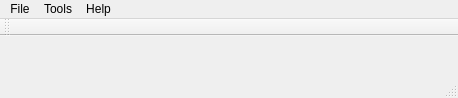
<?xml version="1.0" encoding="UTF-8"?>
<ui version="4.0">
 <author>msuarez</author>
 <class>MainWindow</class>
 <widget class="QMainWindow" name="MainWindow">
  <property name="geometry">
   <rect>
    <x>0</x>
    <y>0</y>
    <width>458</width>
    <height>98</height>
   </rect>
  </property>
  <property name="windowTitle">
   <string>Stereo Vision</string>
  </property>
  <widget class="QWidget" name="centralWidget">
   <layout class="QHBoxLayout" name="horizontalLayout"/>
  </widget>
  <widget class="QMenuBar" name="menuBar">
   <property name="geometry">
    <rect>
     <x>0</x>
     <y>0</y>
     <width>458</width>
     <height>25</height>
    </rect>
   </property>
   <widget class="QMenu" name="menuArchivo">
    <property name="title">
     <string>File</string>
    </property>
    <addaction name="actionCargar_Imagen_1"/>
    <addaction name="actionCargar_Imagen_2"/>
    <addaction name="separator"/>
    <addaction name="actionSalir"/>
   </widget>
   <widget class="QMenu" name="menuAyuda">
    <property name="title">
     <string>Tools</string>
    </property>
    <addaction name="actionCalibrar_camara"/>
    <addaction name="actionStereo_Calibration"/>
   </widget>
   <widget class="QMenu" name="menuAyuda_2">
    <property name="title">
     <string>Help</string>
    </property>
    <addaction name="actionAcerca_de"/>
   </widget>
   <addaction name="menuArchivo"/>
   <addaction name="menuAyuda"/>
   <addaction name="menuAyuda_2"/>
  </widget>
  <widget class="QToolBar" name="mainToolBar">
   <attribute name="toolBarArea">
    <enum>TopToolBarArea</enum>
   </attribute>
   <attribute name="toolBarBreak">
    <bool>false</bool>
   </attribute>
  </widget>
  <widget class="QStatusBar" name="statusBar"/>
  <action name="actionCargar_Imagen_1">
   <property name="text">
    <string>Load Image 1</string>
   </property>
  </action>
  <action name="actionCargar_Imagen_2">
   <property name="text">
    <string>Load Image 2</string>
   </property>
  </action>
  <action name="actionAcerca_de">
   <property name="text">
    <string>About</string>
   </property>
  </action>
  <action name="actionCalibrar_camara">
   <property name="text">
    <string>Camera Calibration</string>
   </property>
  </action>
  <action name="actionSalir">
   <property name="text">
    <string>Exit</string>
   </property>
  </action>
  <action name="actionStereo_Calibration">
   <property name="text">
    <string>Stereo Calibration</string>
   </property>
  </action>
 </widget>
 <layoutdefault spacing="6" margin="11"/>
 <resources/>
 <connections/>
</ui>
